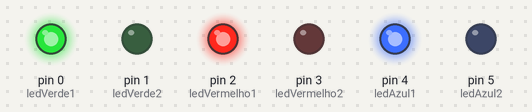
Simulated run of this sketch. Board: Arduino Uno, built with avr-gcc and run on an emulated ATmega328P. Shown: output pins drawn as LEDs (lit = HIGH).

Above: at 1.5 s.
At 4.5 s:
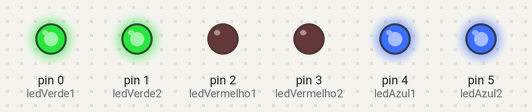
At 7.5 s:
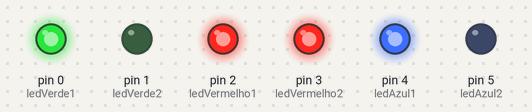
Timing chart, 0 to 10.4 s (numbered marks = the images above):
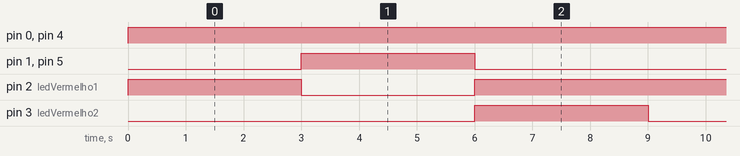

Measured:
- by itself, pin 0 (ledVerde1), pin 4 (ledAzul1): LOW → HIGH at 0.00 s
- by itself, pin 1 (ledVerde2), pin 3 (ledVermelho2), pin 5 (ledAzul2): alternates HIGH for 3.0 s and LOW for 6.0 s
- by itself, pin 2 (ledVermelho1): repeats every 9.0 s: LOW 3.0 s, HIGH 6.0 s

The sketch:

LedsPiscantes.ino
```cpp
// C++ code
//
int ledVerde1 = 0;
int ledVerde2 = 1;
int ledVermelho1 = 2;
int ledVermelho2 = 3;
int ledAzul1 = 4;
int ledAzul2 = 5;

void setup()
{
 pinMode(ledVerde1, OUTPUT);
 pinMode(ledVerde2, OUTPUT);

 pinMode(ledVermelho1, OUTPUT);
 pinMode(ledVermelho2, OUTPUT);

 pinMode(ledAzul1, OUTPUT);
 pinMode(ledAzul2, OUTPUT);

}

void loop()
{
  digitalWrite(ledVerde1, HIGH);
  digitalWrite(ledVermelho1, HIGH);
  digitalWrite(ledAzul1, HIGH);
  delay(3000); // Wait for 1000 millisecond(s)

  digitalWrite(ledVermelho1,LOW);

  digitalWrite(ledVerde2, HIGH);
  digitalWrite(ledAzul2, HIGH);
  delay(3000);

  digitalWrite(ledVerde2,LOW);
  digitalWrite(ledAzul2,LOW);

  digitalWrite(ledVermelho1,HIGH);
  digitalWrite(ledVermelho2,HIGH);

  delay(3000);

  digitalWrite(ledVermelho2,LOW);

}
```
